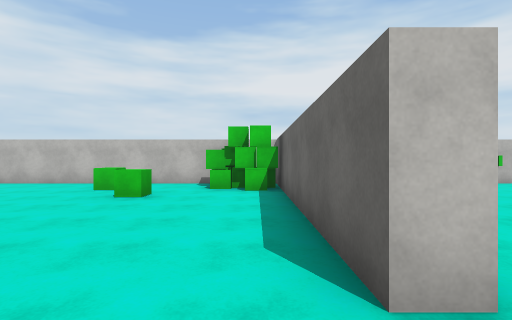
view 1 (above)

17 first-person views from a walk through a 3-D level made in the Unity game engine. The camera is 1.4 m above the floor, looks level and sees 85° across. The floor is counted in squares, 2 m on a side. Each view is taken from the middle of a square. On the plan, view 1 faces up. The plan holds only what a view shows up to about 9 squares ahead; the rest is blank. The place goes on beyond the plan. The player is left out. Some animated figures are left out. Surface patterns are stand-ins for the level's own textures.

view 2
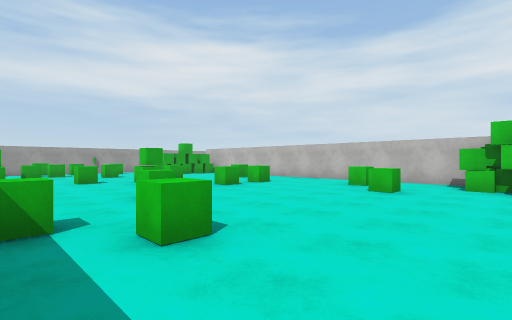

view 3
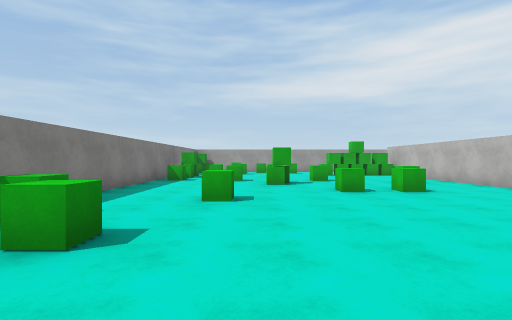

view 4
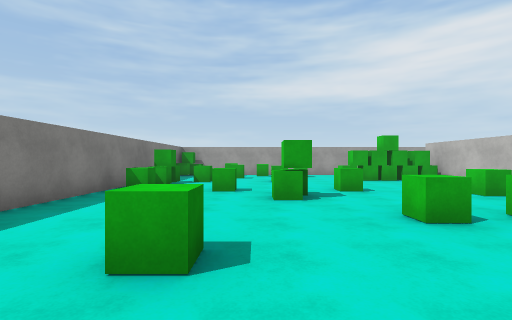

view 5
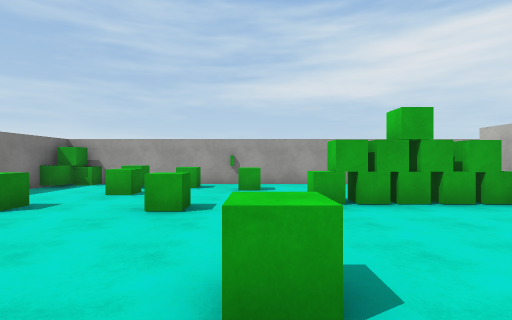

view 6
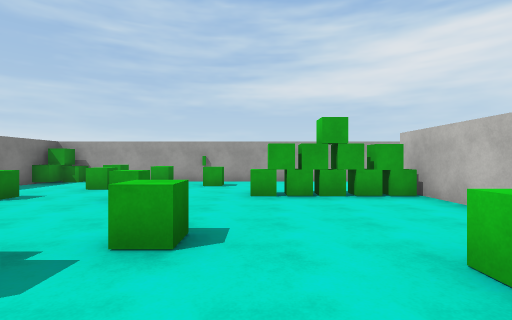

view 7
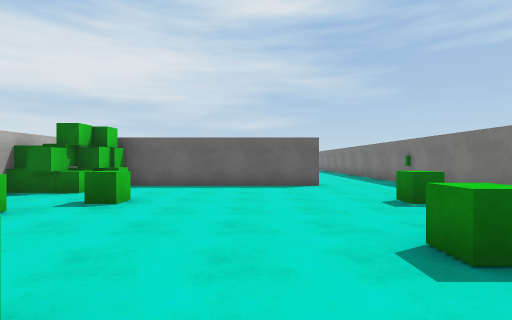

view 8
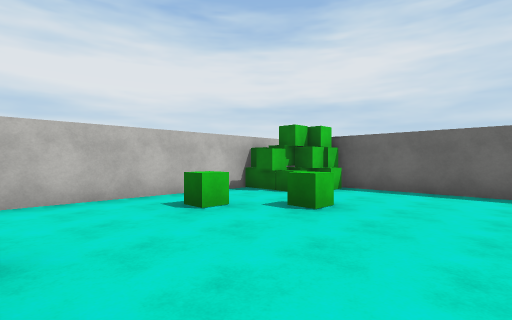

view 9
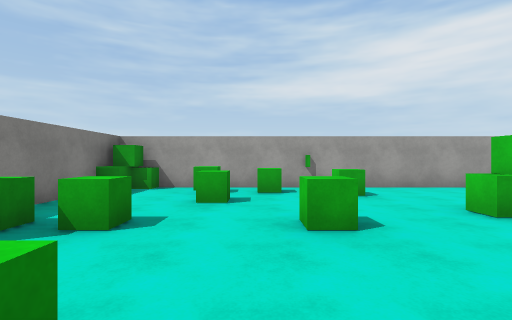

view 10
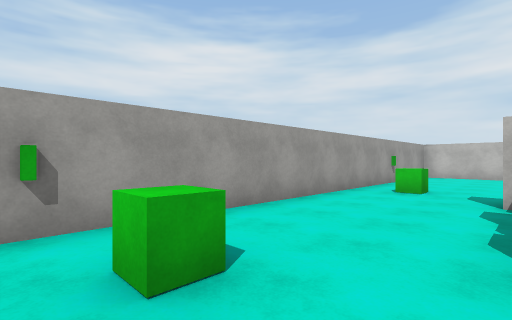

view 11
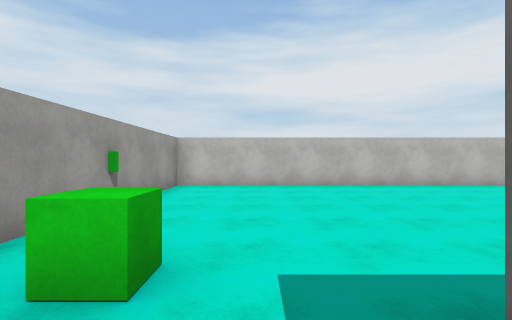

view 12
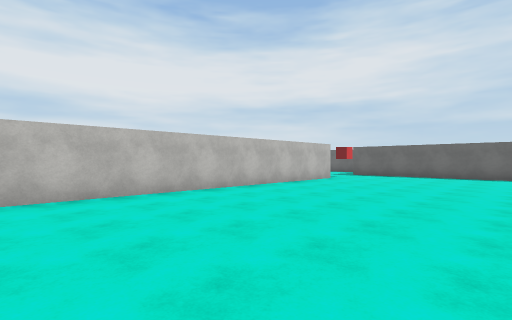

view 13
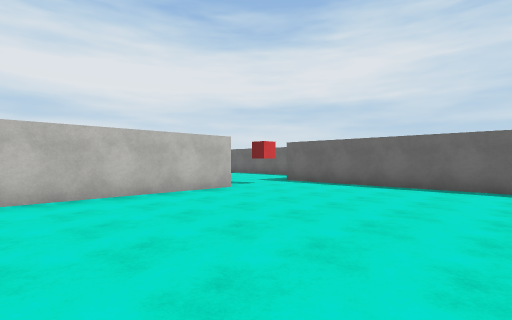

view 14
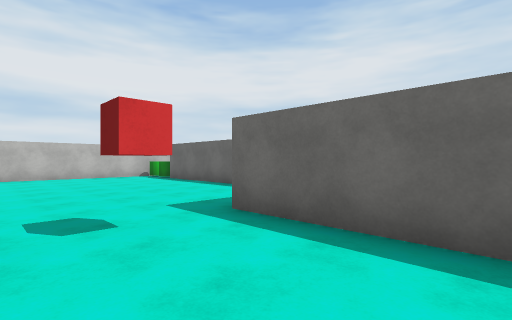

view 15
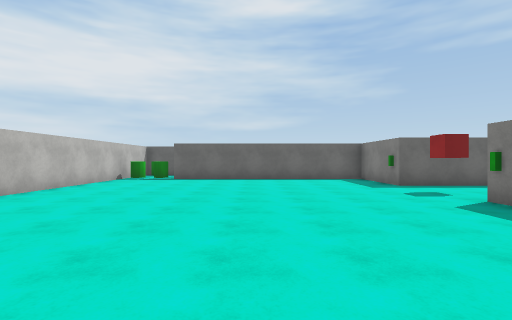

view 16
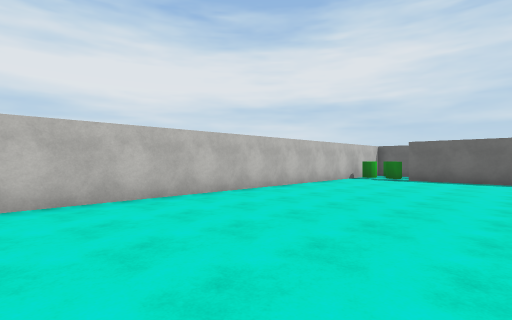

view 17
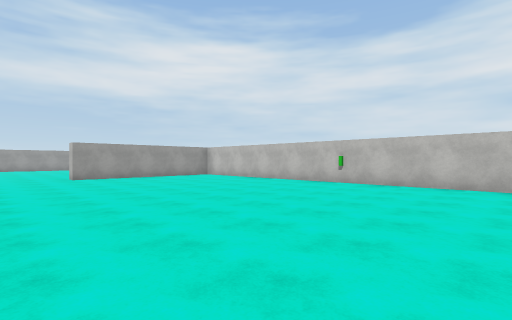

### Floor plan
Points are (right, up) in squares from view 1. A wall is a line through its corners. A room is listed if a view was taken in it or the views show most of it. See-through windows are left out.
Room 1 (views 1, 2, 3, 4, 5, 6, 7, 8, 9, 10, 11)
walls: (-2.1, -1.5) (2, -1.5); (-1.6, 8.3) (-12.2, 8.3); (-15.8, -1.5) (-3.8, -1.5); (-16.1, 7.4) (-16.1, -0.5); (1.1, 1.3) (0.6, 1.3) (0.6, 8.2)
ways out: opening at (-15, 8.3) to room 2; opening at (1, 0); gap at (-16, 4)
objects: other object (-16, -1); green cube (-15, -1); green cube (-15, 1); green cube (-15, 2); green cube (-15, 4); green cube (-14, 1); green cube (-13, 5); green cube (-13, 6); green cube (-13, 7); green cube (-13, 8); green cube (-12, -1); green cube (-12, 0); green cube (-12, 3); green cube (-11, -1); green cube (-10, -1); green cube (-10, 4); green cube (-9, 1); green cube (-9, 3); green cube (-9, 7); green cube (-8, 3); green cube (-6, 4); green cube (-6, 5); green cube (-5, 1); green cube (-4, -1); green cube (-4, 7); green cube (-2, 0); green cube (-2, 5); green cube (-1, 7); green cube (-1, 8); green cube (0, 7)
Room 2 (views 12, 13, 14, 15, 16, 17)
walls: (-3.5, 15.6) (-16.1, 15.6) (-16.1, 7.4); (1.4, 16.1) (2, 16.1); (0.6, 10.2) (0.6, 15.6); (3.3, 19.2) (3.3, 22.5); (2, 25) (-8.4, 25)
ways out: opening at (-15, 8.3) to room 1; opening at (-16, 18)
objects: green block (-16, 12); green cube (-15, 10); green block (-3, 16); cube (-1, 16); other object (1, 16)

Positions as (right, up) in squares from view 1, and headings:
1: (0, 0), facing up
2: (0, -1), facing up-left
3: (0, 2), facing left
4: (-3, 2), facing left
5: (-8, 4), facing left
6: (-7, 5), facing left
7: (-7, 3), facing right
8: (-6, 3), facing up-right
9: (-9, 2), facing left
10: (-13, 3), facing up-left
11: (-14, 8), facing up
12: (-12, 10), facing up-right
13: (-7, 10), facing up-right
14: (-2, 13), facing up-right
15: (-7, 20), facing right
16: (-7, 20), facing up-right
17: (-5, 17), facing up-left
